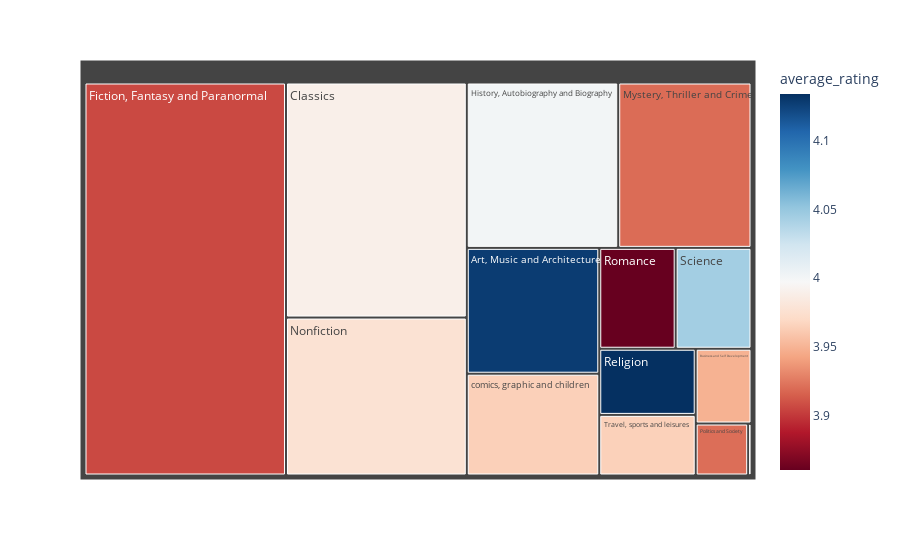

The notebook cell saved with this chart:
### Code cell
#plot the average rating per categories as tree map with plotly express figsize=(10, 5)
fig = px.treemap(df1, path=['categories'], values='average_rating', color='average_rating', color_continuous_scale='RdBu')
fig.show()

### Figure 1 — Plotly figure (JSON) as saved in the notebook; plotly's stock layout.template omitted (floating-point values rounded to 4 significant figures)
{"data": [{"branchvalues": "total", "customdata": [[4.128], [3.949], [3.989], [3.906], [4.001], [3.92], [3.977], [3.981], [3.921], [4.134], [3.86], [4.045], [3.965], [3.964]], "domain": {"x": [0, 1], "y": [0, 1]}, "hovertemplate": "labels=%{label}<br>average_rating_sum=%{value}<br>parent=%{parent}<br>id=%{id}<br>average_rating=%{color}<extra></extra>", "ids": ["Art, Music and Architecture", "Business and Self Development", "Classics", "Fiction, Fantasy and Paranormal", "History, Autobiography and Biography", "Mystery, Thriller and Crime", "Nonfiction", "Others", "Politics and Society", "Religion", "Romance", "Science", "Travel, sports and leisures", "comics, graphic and children"], "labels": ["Art, Music and Architecture", "Business and Self Development", "Classics", "Fiction, Fantasy and Paranormal", "History, Autobiography and Biography", "Mystery, Thriller and Crime", "Nonfiction", "Others", "Politics and Society", "Religion", "Romance", "Science", "Travel, sports and leisures", "comics, graphic and children"], "marker": {"coloraxis": "coloraxis", "colors": [4.128, 3.949, 3.989, 3.906, 4.001, 3.92, 3.977, 3.981, 3.921, 4.134, 3.86, 4.045, 3.965, 3.964]}, "name": "", "parents": ["", "", "", "", "", "", "", "", "", "", "", "", "", ""], "type": "treemap", "values": [2668.0, 667.7, 6801.0, 12670.0, 4008.0, 3527.0, 4571.0, 27.57, 436.5, 1021.0, 1234.0, 1224.0, 935.4, 2158.0]}], "layout": {"coloraxis": {"colorbar": {"title": {"text": "average_rating"}}, "colorscale": [[0, "rgb(103,0,31)"], [0.1, "rgb(178,24,43)"], [0.2, "rgb(214,96,77)"], [0.3, "rgb(244,165,130)"], [0.4, "rgb(253,219,199)"], [0.5, "rgb(247,247,247)"], [0.6, "rgb(209,229,240)"], [0.7, "rgb(146,197,222)"], [0.8, "rgb(67,147,195)"], [0.9, "rgb(33,102,172)"], [1, "rgb(5,48,97)"]]}, "legend": {"tracegroupgap": 0}, "margin": {"t": 60}}}
